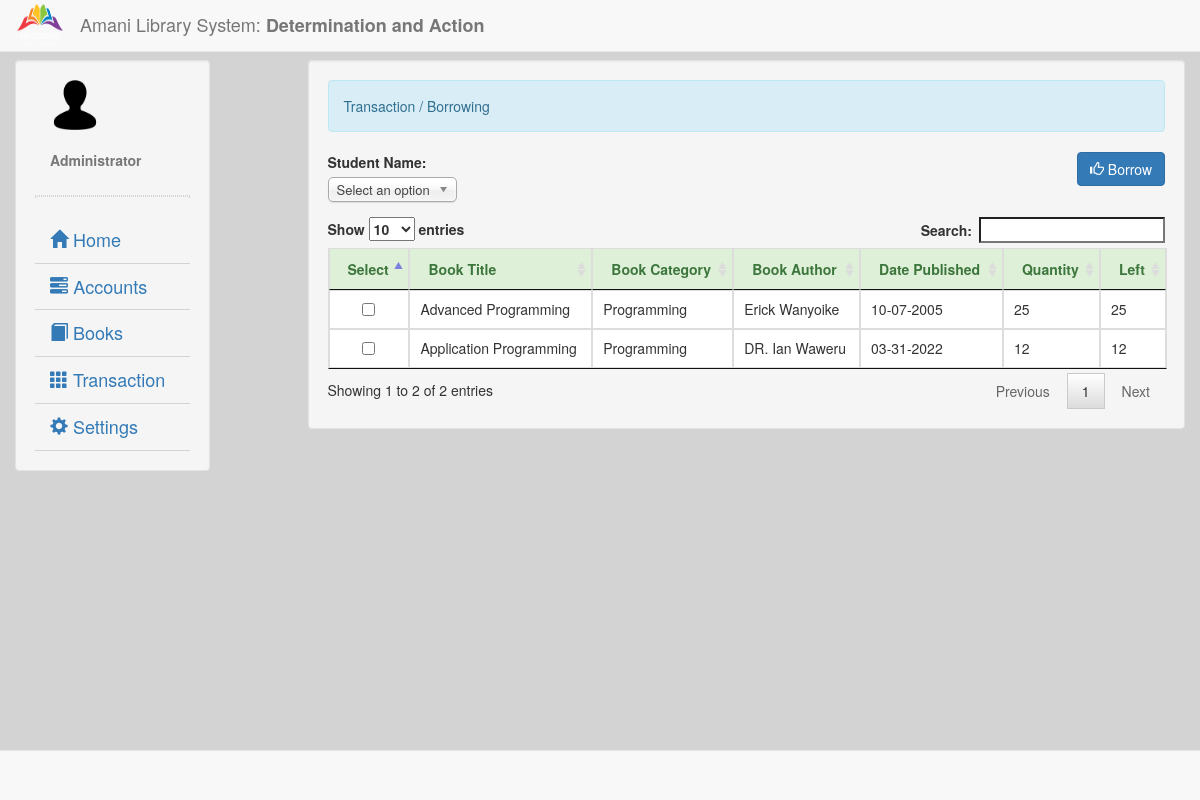
The app's page /borrowing.php (signed in) with its own data.
### tables this page shows
CREATE TABLE IF NOT EXISTS `book` (
  `book_id` int(11) NOT NULL AUTO_INCREMENT,
  `book_title` varchar(50) NOT NULL,
  `book_description` varchar(200) NOT NULL,
  `book_category` varchar(50) NOT NULL,
  `book_author` varchar(60) NOT NULL,
  `date_publish` varchar(25) NOT NULL,
  `qty` int(11) NOT NULL,
  PRIMARY KEY (`book_id`)
);

### account.php (called while the page is built)
<?php
	require_once 'connect.php';
	$qadmin = $conn->query("SELECT * FROM `admin` WHERE `admin_id` = '$_SESSION[admin_id]'") or die(mysqli_error());
	$fadmin = $qadmin->fetch_array();
	$name = $fadmin['firstname']." ".$fadmin['lastname'];

### borrowing.php (the view, shortened to what this page needs)
<!DOCTYPE html>
<?php
	require_once 'valid.php';
?>
<html lang = "eng">
	<head>
		<link rel = "stylesheet" type = "text/css" href = "css/bootstrap.css" />
		<link rel = "stylesheet" type = "text/css" href = "css/chosen.min.css" />
		<link rel = "stylesheet" type = "text/css" href = "css/jquery.dataTables.css" />
	</head>
	<body style = "background-color:#d3d3d3;">
		<nav class = "navbar navbar-default navbar-fixed-top">
			<div class = "container-fluid">
				<div class = "navbar-header">
					<img src = "images/logo.png" width = "50px" height = "50px" />
					<h4 class = "navbar-text navbar-right">Amani Library System: <b>Determination and Action</b></h4>
				</div>
			</div>
		</nav>
		<div class = "container-fluid">
			<div class = "col-lg-2 well" style = "margin-top:60px;">
				<div class = "container-fluid">
					<img src = "images/user.png" width = "50px" height = "50px"/>
					<br />
					<br />
					<label class = "text-muted"><?php require'account.php'; echo $name;?></label>
				</div>
				<hr style = "border:1px dotted #d3d3d3;"/>
				<ul id = "menu" class = "nav menu">
					<li><a style = "font-size:18px; border-bottom:1px solid #d3d3d3;" href = "home.php"><i class = "glyphicon glyphicon-home"></i> Home</a></li>
					<li><a style = "font-size:18px; border-bottom:1px solid #d3d3d3;" href = ""><i class = "glyphicon glyphicon-tasks"></i> Accounts</a>
					</li>
					<li><a style = "font-size:18px; border-bottom:1px solid #d3d3d3;" href = "book.php"><i class = "glyphicon glyphicon-book"></i> Books</a></li>
					<li><a style = "font-size:18px; border-bottom:1px solid #d3d3d3;" href = ""><i class = "glyphicon glyphicon-th"></i> Transaction</a>
					</li>
					<li><a  style = "font-size:18px; border-bottom:1px solid #d3d3d3;" href = ""><i class = "glyphicon glyphicon-cog"></i> Settings</a>
					</li>
				</ul>
			</div>
			<div class = "col-lg-9 well" style = "margin-top:60px;">
				<div class = "alert alert-info">Transaction / Borrowing</div>
				<form method = "POST" action = "borrow.php" enctype = "multipart/form-data">
					<div class = "form-group pull-left">
						<label>Student Name:</label>
						<br />
						<select name = "student_no" id = "student">
							<option value = "" selected = "selected" disabled = "disabled">Select an option</option>
						</select>
					</div>
					<div class = "form-group pull-right">
						<button name = "save_borrow" class = "btn btn-primary"><span class = "glyphicon glyphicon-thumbs-up"></span> Borrow</button>
					</div>
					<table id = "table" class = "table table-bordered">
						<thead class = "alert-success">
							<tr>
								<th>Select</th>
								<th>Book Title</th>
								<th>Book Category</th>
								<th>Book Author</th>
								<th>Date Published</th>
								<th>Quantity</th>
								<th>Left</th>
							</tr>
						</thead>
						<tbody>
							<?php
							$i= 0;
								$q_book = $conn->query("SELECT * FROM `book`") or die(mysqli_error());
								while($f_book = $q_book->fetch_array()){
								$q_borrow = $conn->query("SELECT SUM(qty) as total FROM `borrowing` WHERE `book_id` = '$f_book[book_id]' && `status` = 'Borrowed'") or die(mysqli_error());
								$new_qty = $q_borrow->fetch_array();
								$total = $f_book['qty'] - $new_qty['total'];
							?>
							<tr>
								<td>
									<?php
										if($total == 0){
											echo "<center><label class = 'text-danger'>Not Available</label></center>";
										}else{
											echo '<input type = "hidden" name = "book_id['.$i.']" value = "'.$f_book['book_id'].'"><center><input type = "checkbox" name = "selector['.$i.']" value = "1"></center>';
										}
									?>
								</td>
								<td><?php echo $f_book['book_title']?></td>
								<td><?php echo $f_book['book_category']?></td>
								<td><?php echo $f_book['book_author']?></td>
								<td><?php echo date("m-d-Y", strtotime($f_book['date_publish']))?></td>
								<td><?php echo $f_book['qty']?></td>
								<td><?php echo $total ?></td>
							</tr>
							<?php
							$i++;
								}
							?>
						</tbody>
					</table>
				</form>
			</div>
		</div>
		<nav class = "navbar navbar-default navbar-fixed-bottom">
			<div class = "container-fluid">
			</div>
		</nav>
	</body>
</html>

### records on screen
book: book_title "Advanced Programming", book_category "Programming", book_author "Erick Wanyoike", date_publish "10-07-2005", qty "25"
book: book_title "Application Programming", book_category "Programming", book_author "DR. Ian Waweru", date_publish "03-31-2022", qty "12"

### other values on screen
$name "Administrator"
